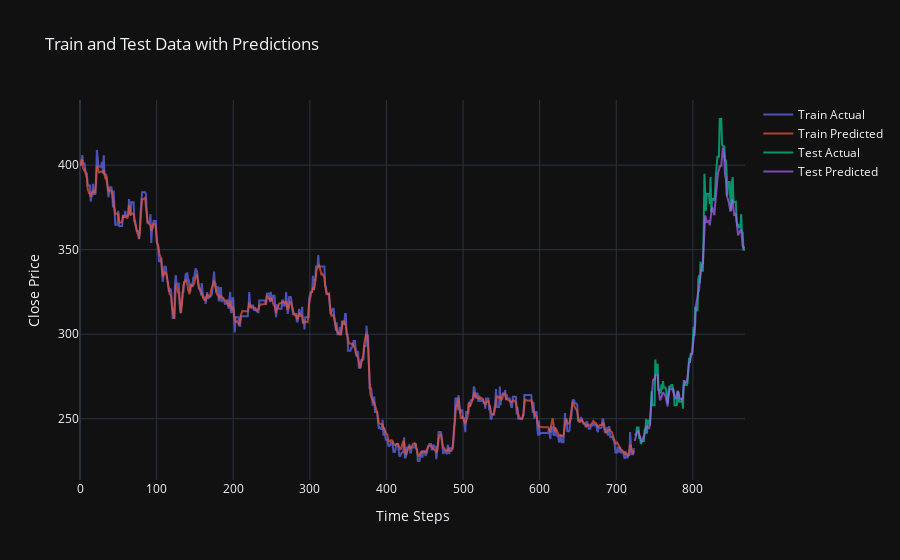

The notebook cell saved with this chart:
### Code cell
# Prepare data for plotting
train_close_actual = scaler.inverse_transform(train_labels)[:, 0]  # Actual values for training
train_close_pred = scaler.inverse_transform(train_predictions)[:, 0]  # Predicted values for training
test_close_actual = scaler.inverse_transform(test_labels)[:, 0]  # Actual values for testing
test_close_pred = scaler.inverse_transform(test_predictions)[:, 0]  # Predicted values for testing

# Create a figure
fig = go.Figure()

# Add traces for training data
fig.add_trace(go.Scatter(x=np.arange(len(train_close_actual)), y=train_close_actual,
                         mode='lines', name='Train Actual', opacity=0.7))
fig.add_trace(go.Scatter(x=np.arange(len(train_close_pred)), y=train_close_pred,
                         mode='lines', name='Train Predicted', opacity=0.7))

# Add traces for test data
fig.add_trace(go.Scatter(x=np.arange(len(train_close_actual), len(train_close_actual) + len(test_close_actual)),
                         y=test_close_actual, mode='lines', name='Test Actual', opacity=0.7))
fig.add_trace(go.Scatter(x=np.arange(len(train_close_actual), len(train_close_actual) + len(test_close_pred)),
                         y=test_close_pred, mode='lines', name='Test Predicted', opacity=0.7))

# Update layout
fig.update_layout(title='Train and Test Data with Predictions',
                  xaxis_title='Time Steps',
                  yaxis_title='Close Price',
                  template='plotly_dark')

# Show the figure
fig.show()

### Figure 1 — Plotly figure (JSON) as saved in the notebook; plotly's stock layout.template omitted (floating-point values rounded to 4 significant figures; data arrays with more than 128 entries replaced by an {"elided": "..."} marker saying what was removed)
{"data": [{"mode": "lines", "name": "Train Actual", "opacity": 0.7, "x": {"elided": "724 int values"}, "y": {"elided": "724 float values"}, "type": "scatter"}, {"mode": "lines", "name": "Train Predicted", "opacity": 0.7, "x": {"elided": "724 int values"}, "y": {"elided": "724 float values"}, "type": "scatter"}, {"mode": "lines", "name": "Test Actual", "opacity": 0.7, "x": {"elided": "145 int values"}, "y": {"elided": "145 float values"}, "type": "scatter"}, {"mode": "lines", "name": "Test Predicted", "opacity": 0.7, "x": {"elided": "145 int values"}, "y": {"elided": "145 float values"}, "type": "scatter"}], "layout": {"title": {"text": "Train and Test Data with Predictions"}, "xaxis": {"title": {"text": "Time Steps"}}, "yaxis": {"title": {"text": "Close Price"}}}}
